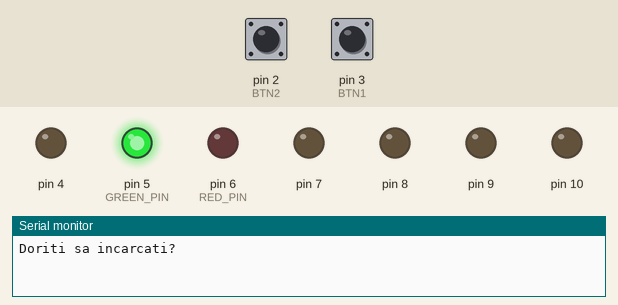
Simulated run of this program. Board: Arduino Uno, built with avr-gcc and run on an emulated ATmega328P. Parts: output pins drawn as LEDs (lit = HIGH), the last lines printed to the serial monitor. Dashed ring = blinking. Inputs (shaded band) come from the test bench; at power-on: pin 3 (BTN1) HIGH, pin 2 (BTN2) HIGH.

Above: at 1.2 s.
1.3 s: pin 3 (BTN1) pulled LOW for 0.15 s
At 1.7 s:
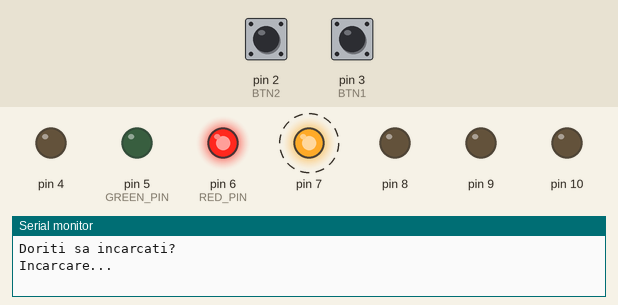
4.4 s: pin 2 (BTN2) pulled LOW for 3.2 s
At 5.3 s:
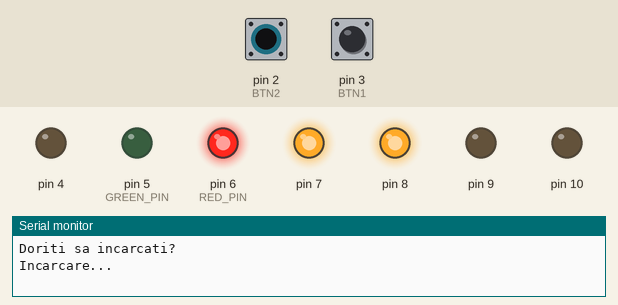
9.1 s: pin 3 (BTN1) pulled LOW for 1 s
At 10.0 s:
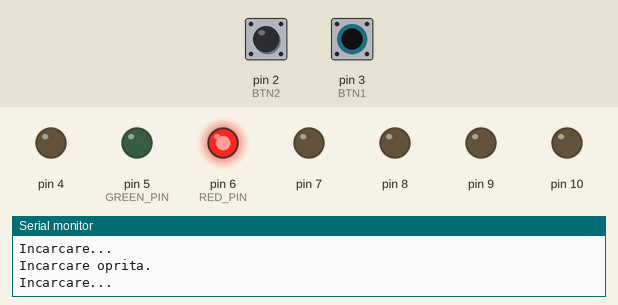
Timing chart, 0 to 28.1 s (numbered marks = the images above; inputs shaded):
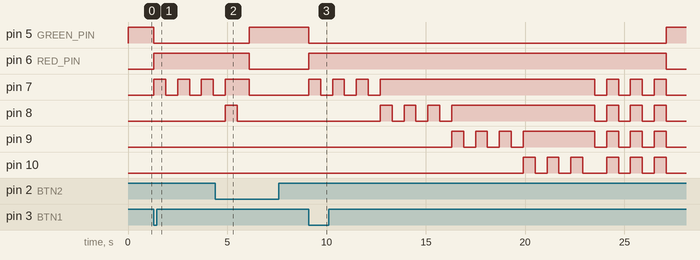

Measured:
- after the input at 1.3 s, pin 5 (GREEN_PIN): HIGH → LOW at once; pin 6 (RED_PIN): LOW → HIGH at once; pin 7: alternates HIGH for 0.60 s and LOW for 0.60 s, starting at once
- after the input at 4.4 s, pin 5 (GREEN_PIN): LOW → HIGH after 1.7 s; pin 6 (RED_PIN): HIGH → LOW after 1.7 s; pin 8: goes on until 5.5 s, then stays LOW; pin 9: stays LOW (without the input it goes to HIGH after 4.1 s)
- after the input at 9.1 s, pin 5 (GREEN_PIN): HIGH → LOW at once, → HIGH 18.0 s later; pin 6 (RED_PIN): LOW → HIGH at once, → LOW 18.0 s later

The program:

main.cpp
```cpp
#include <Arduino.h>

// led and button macros
#define RED_PIN 6
#define GREEN_PIN 5

#define LED1 7
#define LED2 8
#define LED3 9
#define LED4 10

#define BTN1 3
#define BTN2 2

int BTN2State = HIGH; // current reading from the input pin
int lastBTN2State = HIGH;   // the previous reading from the input pin
unsigned long lastDebounceTime = 0;  // the last time the output pin was toggled
unsigned long debounceDelay = 50;    // the debounce time; increase if the output flickers
bool stoppedCharging = 0; // flag that verifies if the chraging was stopped
unsigned long BTN2Start; // the time when BTN2 was pressed

// function that handles the case when BTN2 was pressed
void BTN2pressed() {
  // read the state of the switch into a local variable:
  BTN2State = digitalRead(BTN2);
  // If the switch changed, due to noise or pressing:
  if (BTN2State != lastBTN2State) {
    // reset the debouncing timer
    lastDebounceTime = millis();
    // if BTN2 was pressed
    if(!BTN2State) {
      // save the time when it was pressed
      BTN2Start = millis();
    }
  }
  // update the stoppedCharging flag if the time from the last press was 1 second
  if(!BTN2State && millis() - BTN2Start > 1000) stoppedCharging = 1;

  // update the lastBTN2state variable
  lastBTN2State = BTN2State;
}

// function that does 3 synchronous blinks after a successful charge
void syncBlink() {
  for(int i = 0; i < 3; i++) {
    for(int j = LED1; j <= LED4; j++) digitalWrite(j, LOW);
    delay(600);

    for(int j = LED1; j <= LED4; j++) digitalWrite(j, HIGH);
    delay(600);
  }

  // disables all LEDs
  for(int i = LED1; i <= LED4; i ++) digitalWrite(i, LOW);

  // xhnages the state of the RGB LED to green
  digitalWrite(RED_PIN, LOW);
  digitalWrite(GREEN_PIN, HIGH);
  Serial.println("Incarcare completa!");
}

// function that treats the charging process
void charge() {
  // reinitialize the flag after every loop
  stoppedCharging = 0;

  // if BTN1 was pressed
  if(!digitalRead(BTN1)) {
    // change the state of the RGB LED to red
    digitalWrite(GREEN_PIN, LOW);
    digitalWrite(RED_PIN, HIGH);
    Serial.println("Incarcare...");

    // blink every LED, while also checking if the charging was stopped
    for(int i = LED1; (i <= LED4) && (stoppedCharging == 0); i++) {
      // blink a single LED 3 times
      for(int j = 0; (j <= 2) && (stoppedCharging == 0); j++){
        digitalWrite(i, HIGH);
        // check if BTN2  was pressed
        for(int k = 0; k < 6; k++){
          delay(100);
          BTN2pressed();
        }
        // keep the last LED ON
        digitalWrite(i, LOW);

        for(int k = 0; k < 6; k++){
          delay(100);
          BTN2pressed();
        }
      }
      // after charging was complete, turn off the LEDs
      digitalWrite(i, HIGH);
    }
    // if the charging wasn't stopped, do 3 synchronous blinks
    if(stoppedCharging == 0) syncBlink();
    // if the charging was stopped
    else {
      // disable all pins
      for(int i = LED1; i <= LED4; i++) digitalWrite(i, LOW);
      // change the state of the RGB LED to green
      digitalWrite(RED_PIN, LOW);
      digitalWrite(GREEN_PIN, HIGH);

      Serial.println("Incarcare oprita.");
    }
  }
}

void setup() {
  // set baud rate to 9600
  Serial.begin(9600);
  Serial.println("Doriti sa incarcati?");
  // set all pins connected to LEDs to the output mode
  for(int i = 4; i <= 10; i++) pinMode(i, OUTPUT);
  // set RGB LED state to green
  digitalWrite(GREEN_PIN, HIGH);
}

void loop() {
  charge();
}
```
